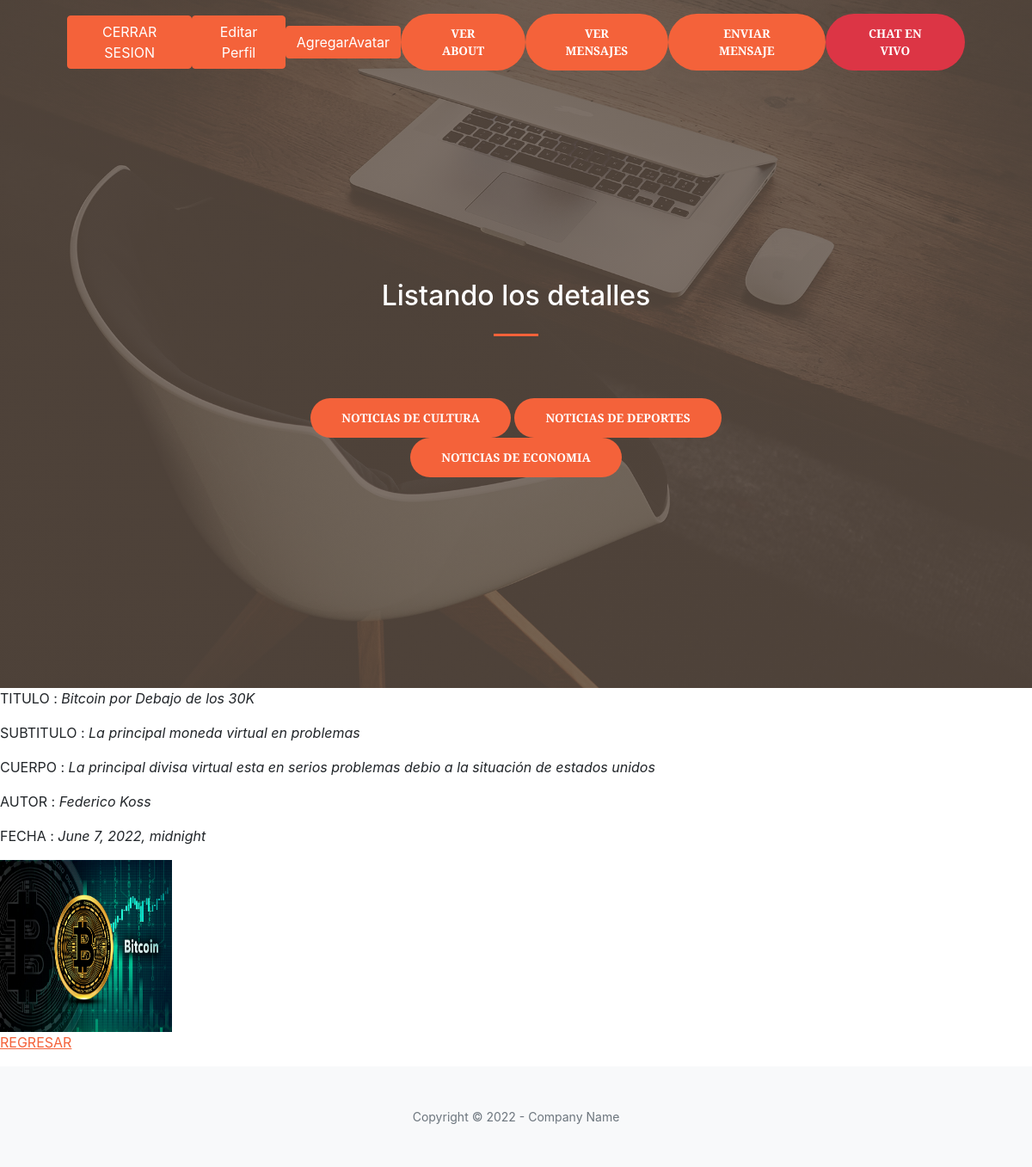
Screenshot of /AppBlog/eco/4 (signed in) with the database file from the repository.
### AppBlog/models.py (models this page shows, shortened)
class Economy(models.Model):
    titulo = models.CharField(max_length=50)
    subtitulo= models.CharField(max_length=50)
    cuerpo = models.CharField(max_length=150)
    autor = models.CharField(max_length=50)
    fecha = models.DateTimeField(max_length=50)
    imagen = models.ImageField(upload_to='Economy', blank=True, null=True)

### AppBlog/views.py (the view)
# urls.py: path('eco/<pk>', EconomyDetalle.as_view(), name='economy_detalle'),
class EconomyDetalle(LoginRequiredMixin,DetailView):
    model = Economy
    template_name = 'AppBlog/economy_detalle.html'

### AppBlog/templates/AppBlog/economy_detalle.html
{% extends "AppBlog/padre.html" %}
{% load static %}
{% block titulo %}
<h2 style="color:white">Listando los detalles</h2>
{% endblock %}
{% block cuerpo %}
<p>TITULO : <i>{{economy.titulo}}</i></p>
<p>SUBTITULO : <i>{{economy.subtitulo}}</i></p>
<p>CUERPO : <i>{{economy.cuerpo}}</i></p>
<p>AUTOR : <i>{{economy.autor}}</i></p>
<p>FECHA : <i>{{economy.fecha}}</i></p>
<img src="{{economy.imagen.url}}"  height="200px" width="200px">
<p>
    <a href="{% url 'economy_listar' %}">REGRESAR</a>
</p>
{% endblock %}

### rows the page displays
Economy: titulo "Bitcoin por Debajo de los 30K", subtitulo "La principal moneda virtual en problemas", cuerpo "La principal divisa virtual esta en serios problemas debio a la situación de estados unidos", autor "Federico Koss", fecha "June 7, 2022, midnight", imagen (picture)
